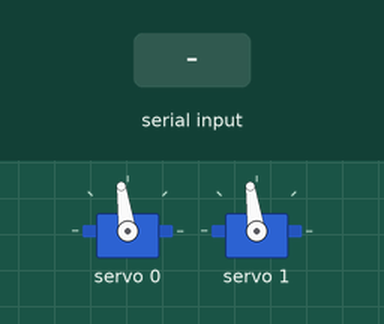
This program was run on a simulated Arduino Uno R4 Minima. Shown: 2 × servo. The inputs (shaded band) are chosen by the test bench. What the program prints to the serial monitor is not drawn.

Above: at 2.2 s.
2.3 s: "90,45\n" received over Serial
At 3.7 s:
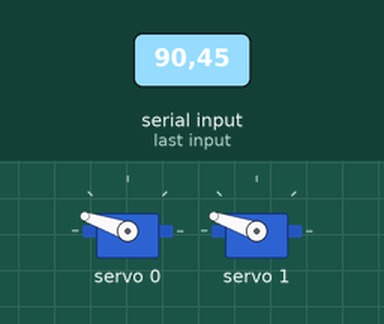
4.8 s: "30,150\n" received over Serial
At 6.8 s:
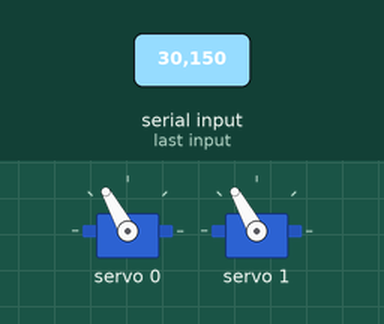
7.3 s: "200\n" received over Serial
At 8.7 s:
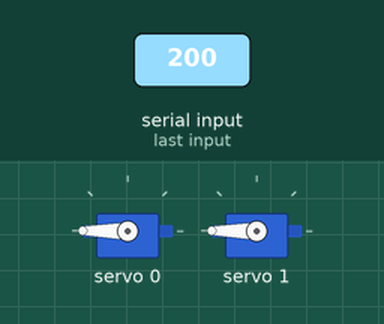
9.8 s: "90\n" received over Serial
At 11.8 s:
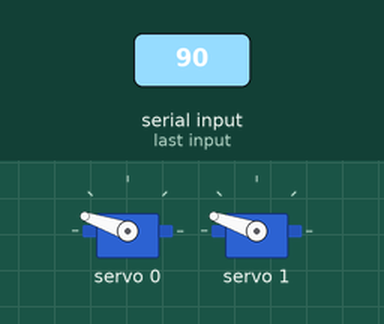
12.3 s: "1,90\n" received over Serial
At 13.8 s:
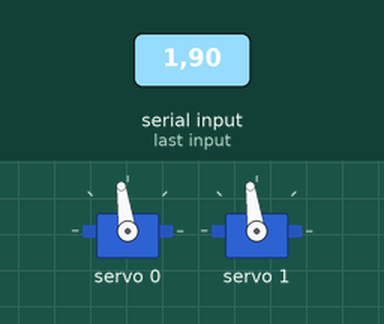
Timing chart, 0 to 15.3 s (numbered marks = the images above; inputs shaded):
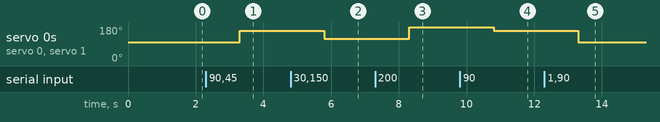

Measured:
- after the input at 2.3 s, servo 0, servo 1: 98° → 161° after 1.0 s
- after the input at 4.8 s, servo 0, servo 1: 161° → 119° after 1.0 s
- after the input at 7.3 s, servo 0, servo 1: 119° → 180° after 1.0 s
- after the input at 9.8 s, servo 0, servo 1: 180° → 161° after 1.0 s
- after the input at 12.3 s, servo 0, servo 1: 161° → 98° after 1.0 s

The program:

main.cpp
```cpp
// Product Description

// Specifications:
// Item: 80KG Digital Servo
// Storage Temperature: -30 ℃ ~ 80 ℃
// Operating Temperature: -15 ℃ ~ 70 ℃
// Working Voltage: 6-8.4V
// Size: 65 * 30 * 48mm
// Gear Ratio: 357
// Bearing: Double Bearing
// Steering Gear Line: 300 + - 5mm
// Motor: 3-pole (s)
// Waterproof Performance: IP67
// Working Voltage: 6V 4mA 0.24sec/60 ° 85kg cm / 4.1a
// 7.4V 5MA 0.21SEC/60° 98kg-cm/5.4A
// 8.4V 6MA 0.19SEC/60° 105kg-cm/6.5A
// Driving Mode: PWM
// Pulse Width Range: 500-2500 USEC
// Midpoint Position: 1500 usec
// Control Angle: 270 ° (When 500 ~ 2500 USEC)
// Control Accuracy: 3 USEC
// Control Frequency: 50-330hz
// Rotation Direction: Counter Clockwise (When 500 ~ 2500 USEC)

// Package Information:
// Package Size: 8.5*6.5*4cm
// Package Weight: 160g

#include <Wire.h>
#include <Adafruit_PWMServoDriver.h>

Adafruit_PWMServoDriver pwm = Adafruit_PWMServoDriver();

// LeftPitchPelvis (forward swing is positive) is 440 - 177
// RightPitchPelvis (forward swing is positive) 1 is 186 - 451
// LeftRollPelvis (left swing is positive) is 186 - 451
// RightRollPelvis (right swing is positive) is 505 - 120
// LeftYawPelvis (left turn is positive) is 451 - 186
// RightYawPelvis (right turn is positive) is 186 - 451
// 120
// 505
#define SERVOMIN 186  // This is the 'minimum' pulse length count (out of 4096) (20000 / 4096) 102.4 TO 512
#define SERVOMAX 451  // This is the 'maximum' pulse length count (out of 4096)
#define SERVO_FREQ 50 // Analog servos run at ~50 Hz updates

int interpolateDegrees(int degrees);

String input;

// our servo # counter
uint8_t servonum = 0;

// the number of servos, up to 8
uint8_t servocount = 3;

void setup()
{
    Serial.begin(115200);
    Serial.println("8 channel Servo test!");

    pwm.begin();
    /*
     * In theory the internal oscillator (clock) is 25MHz but it really isn't
     * that precise. You can 'calibrate' this by tweaking this number until
     * you get the PWM update frequency you're expecting!
     * The int.osc. for the PCA9685 chip is a range between about 23-27MHz and
     * is used for calculating things like writeMicroseconds()
     * Analog servos run at ~50 Hz updates, It is importaint to use an
     * oscilloscope in setting the int.osc frequency for the I2C PCA9685 chip.
     * 1) Attach the oscilloscope to one of the PWM signal pins and ground on
     *    the I2C PCA9685 chip you are setting the value for.
     * 2) Adjust setOscillatorFrequency() until the PWM update frequency is the
     *    expected value (50Hz for most ESCs)
     * Setting the value here is specific to each individual I2C PCA9685 chip and
     * affects the calculations for the PWM update frequency.
     * Failure to correctly set the int.osc value will cause unexpected PWM results
     */
    pwm.setOscillatorFrequency(27000000);
    pwm.setPWMFreq(SERVO_FREQ);

    pwm.setPWM(0, 0, interpolateDegrees(0));
    pwm.setPWM(1, 0, interpolateDegrees(0));
    // pwm.setPWM(2, 0, interpolateDegrees(0));
    // pwm.setPWM(3, 0, interpolateDegrees(0));

    delay(1000);
}

void loop()
{
    while (Serial.available())
    {
        input = Serial.readString();

        pwm.setPWM(0, 0, interpolateDegrees(input.toInt()));
        pwm.setPWM(1, 0, interpolateDegrees(input.toInt()));
        // pwm.setPWM(0, 0, input.toInt());
        // pwm.setPWM(1, 0, input.toInt());
    }

    // Serial.println("0");
    // pwm.setPWM(0, 0, SERVOMIN);
    // pwm.setPWM(1, 0, SERVOMIN);

    // pwm.setPWM(4, 0, SERVOMIN);
    // pwm.setPWM(5, 0, SERVOMIN);

    // delay(4000);

    // Serial.println("1");
    // pwm.setPWM(0, 0, SERVOMAX);
    // pwm.setPWM(1, 0, SERVOMAX);

    // pwm.setPWM(4, 0, SERVOMAX);
    // pwm.setPWM(5, 0, SERVOMAX);

    // delay(4000);

    // // Drive each servo one at a time using setPWM()
    // Serial.println(servonum);
    // for (uint16_t pulselen = SERVOMIN; pulselen < SERVOMAX; pulselen++)
    // {
    //     pwm.setPWM(servonum, 0, pulselen);
    // }

    // delay(1000);
    // for (uint16_t pulselen = SERVOMAX; pulselen > SERVOMIN; pulselen--)
    // {
    //     pwm.setPWM(servonum, 0, pulselen);
    // }

    // delay(3000);

    // servonum++;
    // if (servonum > servocount)
    //     servonum = 0;

    // Serial.println("Again");
    // for (uint16_t pulselen = SERVOMIN; pulselen < SERVOMAX; pulselen++)
    // {
    //     pwm.setPWM(0, 0, pulselen);
    //     pwm.setPWM(1, 0, pulselen);
    //     pwm.setPWM(2, 0, pulselen);
    //     pwm.setPWM(3, 0, pulselen);
    // }

    // delay(1000);
    // for (uint16_t pulselen = SERVOMAX; pulselen > SERVOMIN; pulselen--)
    // {
    //     pwm.setPWM(0, 0, pulselen);
    //     pwm.setPWM(1, 0, pulselen);
    //     pwm.setPWM(2, 0, pulselen);
    //     pwm.setPWM(3, 0, pulselen);
    // }

    // delay(3000);
}

int interpolateDegrees(int degrees)
{
    return map(degrees, -(180 / 2), 180 / 2, SERVOMIN, SERVOMAX);
}

// #include <Arduino.h>
// #include <Servo.h>

// #define SERVO_PIN 2

// void trapezoidalMove(int startPos, int endPos, float maxVelocity, float maxAcceleration);

// Servo servo;

// String input;

// int currentPos = 0;

// const int maxVelocity = 1000;
// const int maxAcceleration = 1000;

// void setup()
// {
//     Serial.begin(115200);

//     servo.attach(SERVO_PIN);

//     servo.write(0);
// }

// void loop()
// {
//     while (Serial.available())
//     {
//         input = Serial.readString();

//         trapezoidalMove(currentPos, input.toInt(), maxVelocity, maxAcceleration);

//         Serial.print(currentPos);
//         Serial.print(" to ");
//         Serial.println(input.toInt());

//         currentPos = input.toInt();
//     }
// }

// void trapezoidalMove(int startPos, int endPos, float maxVelocity, float maxAcceleration)
// {
//     int distance = abs(endPos - startPos);
//     float accelTime = maxVelocity / maxAcceleration;                     // Time to reach max velocity
//     float accelDistance = 0.5 * maxAcceleration * accelTime * accelTime; // Distance covered during acceleration

//     // If distance is too short for full-speed motion, adjust max velocity
//     if (2 * accelDistance > distance)
//     {
//         maxVelocity = sqrt(distance * maxAcceleration);
//         accelTime = maxVelocity / maxAcceleration;
//         accelDistance = 0.5 * maxAcceleration * accelTime * accelTime;
//     }

//     int position = startPos;
//     float velocity = 0;
//     int sign = (endPos > startPos) ? 1 : -1;
//     int timeStep = 10; // Time step in milliseconds

//     for (int t = 0; sign * position < sign * endPos; t += timeStep)
//     {
//         if (sign * position < sign * (startPos + accelDistance))
//         {
//             // Acceleration phase
//             velocity += maxAcceleration * (timeStep / 1000.0);
//         }
//         else if (sign * position > sign * (endPos - accelDistance))
//         {
//             // Deceleration phase
//             velocity -= maxAcceleration * (timeStep / 1000.0);
//         }
//         else
//         {
//             // Constant velocity phase
//             velocity = maxVelocity;
//         }

//         position += sign * velocity * (timeStep / 1000.0);
//         int servoPosition = constrain(position, 0, 180); // Ensure position is within servo range
//         servo.write(servoPosition);                      // Move servo smoothly

//         delay(timeStep); // Wait before next step
//     }
// }
```
